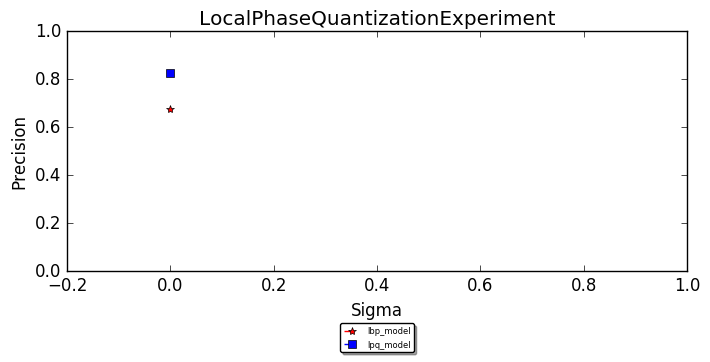

Write Python code to recreate this figure.
#!/usr/bin/env python
# -*- coding: utf-8 -*-

# Copyright (c) Philipp Wagner. All rights reserved.
# Licensed under the BSD license. See LICENSE file in the project root for full license information.

import numpy as np
from scipy import ndimage
import os
import sys

sys.path.append("../..")

# try to import the PIL Image
try:
    from PIL import Image
except ImportError:
    import Image

import matplotlib.pyplot as plt
import textwrap

import logging

from facerec.feature import SpatialHistogram
from facerec.distance import ChiSquareDistance
from facerec.classifier import NearestNeighbor
from facerec.model import PredictableModel
from facerec.lbp import LPQ, ExtendedLBP
from facerec.validation import SimpleValidation, precision
from facerec.util import shuffle_array

EXPERIMENT_NAME = "LocalPhaseQuantizationExperiment"

# ITER_MAX is the number of experimental runs, as described in the 
# original paper. For testing purposes, it was set to 1, but it
# should be set to a higher value to get at least a little confidence
# in the results.
ITER_MAX = 1

class FileNameFilter:
    """
    Base class used for filtering files.
    """
    def __init__(self, name):
        self._name = name

    def __call__(self, filename):
        return True
        
    def __repr__(self):
        return "FileNameFilter (name=%s)" % (self._name) 


class YaleBaseFilter(FileNameFilter):
    """
    This Filter filters files, based on their filetype ending (.pgm) and
    their azimuth and elevation. The higher the angle, the more shadows in
    the face. This is useful for experiments with illumination and 
    preprocessing. 
    
    """
    def __init__(self, min_azimuth, max_azimuth, min_elevation, max_elevation):
        FileNameFilter.__init__(self, "Filter YaleFDB Subset1")
        self._min_azimuth = min_azimuth
        self._max_azimuth = max_azimuth
        self._min_elevation = min_elevation
        self._max_elevation = max_elevation

    def __call__(self, filename):
        # We only want the PGM files:
        
        filetype = filename[-4:]
        if filetype != ".pgm":
            return False
        print filename
        # There are "Ambient" PGM files, ignore them:
        if "Ambient" in filename:
            return False
        
        #azimuth = abs(int(filename[12:16]))
        #elevation = abs(int(filename[17:20]))

        # Now filter based on angles:
        #if azimuth < self._min_azimuth or azimuth > self._max_azimuth:
          #  return False
        #if elevation < self._min_elevation or elevation > self._max_elevation:
         #   return False
            
        return True

    def __repr__(self):
        return "Yale FDB Filter (min_azimuth=%s, max_azimuth=%s, min_elevation=%s, max_elevation=%s)" % (min_azimuth, max_azimuth, min_elevation, max_elevation)


def read_images(path, fileNameFilter=FileNameFilter("None"), sz=None):
    """Reads the images in a given folder, resizes images on the fly if size is given.

    Args:
        path: Path to a folder with subfolders representing the subjects (persons).
        sz: A tuple with the size Resizes 

    Returns:
        A list [X,y]

            X: The images, which is a Python list of numpy arrays.
            y: The corresponding labels (the unique number of the subject, person) in a Python list.
    """
    c = 0
    X,y = [], []
    for dirname, dirnames, filenames in os.walk(path):
        for subdirname in dirnames:
            subject_path = os.path.join(dirname, subdirname)
            for filename in os.listdir(subject_path):
                if fileNameFilter(filename):
                    try:
                        im = Image.open(os.path.join(subject_path, filename))
                        im = im.convert("L")
                        # resize to given size (if given)
                        if (sz is not None):
                            im = im.resize(sz, Image.ANTIALIAS)
                        X.append(np.asarray(im, dtype=np.uint8))
                        y.append(c)
                    except IOError, (errno, strerror):
                        print "I/O error({0}): {1}".format(errno, strerror)
                    except:
                        print "Unexpected error:", sys.exc_info()[0]
                        raise         
            c = c+1
    return [X,y]
    
def apply_gaussian(X, sigma):
    """A simple function to apply a Gaussian Blur on each image in X.
    
    Args:
        X: A list of images.
        sigma: sigma to apply
        
    Returns:
        Y: The processed images
    """
    return np.array([ndimage.gaussian_filter(x, sigma) for x in X])


def results_to_list(validation_results):
    return [precision(result.true_positives,result.false_positives) for result in validation_results]
    
def partition_data(X, y):
    """
    Shuffles the input data and splits it into a new set of images. This resembles the experimental setup
    used in the paper on the Local Phase Quantization descriptor in:
    
        "Recognition of Blurred Faces Using Local Phase Quantization", Timo Ahonen, Esa Rahtu, Ville Ojansivu, Janne Heikkila

    What it does is to build a subset for each class, so it has 1 image for training and the rest for testing. 
    The original dataset is shuffled for each call, hence you always get a new partitioning.

    """
    Xs,ys = shuffle_array(X,y)
    # Maps index to class:
    mapping = {}
    for i in xrange(len(y)):
        yi = ys[i]
        try:
            mapping[yi].append(i)
        except KeyError:
            mapping[yi] = [i]
    # Get one image for each subject:
    Xtrain, ytrain = [], []
    Xtest, ytest = [], []
    # Finally build partition:
    for key, indices in mapping.iteritems():
        # Add images:
        Xtrain.extend([ Xs[i] for i in indices[:1] ])
        ytrain.extend([ ys[i] for i in indices[:1] ])
        Xtest.extend([ Xs[i] for i in indices[1:20]])
        ytest.extend([ ys[i] for i in indices[1:20]])
    # Return shuffled partitions:
    return Xtrain, ytrain, Xtest, ytest

class ModelWrapper:
    def __init__(model):
        self.model = model
        self.result = []

if __name__ == "__main__":
    # This is where we write the results to, if an output_dir is given
    # in command line:
    out_dir = None
    # You'll need at least a path to your image data, please see
    # the tutorial coming with this source code on how to prepare
    # your image data:
    if len(sys.argv) < 2:

        print "USAGE: lpq_experiment.py </path/to/images>"
        sys.exit()
    # Define filters for the Dataset:
    yale_subset_0_40 = YaleBaseFilter(0, 40, 0, 40)
    # Now read in the image data. Apply filters, scale to 128 x 128 pixel:
    [X,y] = read_images(sys.argv[1], yale_subset_0_40, sz=(64,64))
    # Set up a handler for logging:
    handler = logging.StreamHandler(sys.stdout)
    formatter = logging.Formatter('%(asctime)s - %(name)s - %(levelname)s - %(message)s')
    handler.setFormatter(formatter)
    # Add handler to facerec modules, so we see what's going on inside:
    logger = logging.getLogger("facerec")
    logger.addHandler(handler)
    logger.setLevel(logging.INFO)
    # The models we want to evaluate:
    model0 = PredictableModel(feature=SpatialHistogram(lbp_operator=ExtendedLBP()), classifier=NearestNeighbor(dist_metric=ChiSquareDistance(), k=1))
    model1 = PredictableModel(feature=SpatialHistogram(lbp_operator=LPQ()), classifier=NearestNeighbor(dist_metric=ChiSquareDistance(), k=1))
    # The sigmas we'll apply for each run:
    sigmas = [0]
    print 'The experiment will be run %s times!' % ITER_MAX
    # Initialize experiments (with empty results):
    experiments = {}
    experiments['lbp_model'] = { 'model': model0, 'results' : {}, 'color' : 'r', 'linestyle' : '--', 'marker' : '*'} 
    experiments['lpq_model'] = { 'model': model1, 'results' : {}, 'color' : 'b', 'linestyle' : '--', 'marker' : 's'}
    # Loop to acquire the results for each experiment:
    for sigma in sigmas:
        print "Setting sigma=%s" % sigma
        for key, value in experiments.iteritems():
            print 'Running experiment for model=%s' % key
            # Define the validators for the model:
            cv0 = SimpleValidation(value['model'])
            for iteration in xrange(ITER_MAX):
                print "Repeating experiment %s/%s." % (iteration + 1, ITER_MAX)
                # Split dataset according to the papers description:
                Xtrain, ytrain, Xtest, ytest = partition_data(X,y)
                # Apply a gaussian blur on the images:
                Xs = apply_gaussian(Xtest, sigma)
                # Run each validator with the given data:
                experiment_description = "%s (iteration=%s, sigma=%.2f)" % (EXPERIMENT_NAME, iteration, sigma)
                cv0.validate(Xtrain, ytrain, Xs, ytest, experiment_description)
            # Get overall results:
            true_positives = sum([validation_result.true_positives for validation_result in cv0.validation_results])
            false_positives = sum([validation_result.false_positives for validation_result in cv0.validation_results])
            # Calculate overall precision:
            prec = precision(true_positives,false_positives)
            # Store the result:
            print key
            experiments[key]['results'][sigma] = prec

    # Make a nice plot of this textual output:
    fig = plt.figure()
    # Holds the legend items:
    plot_legend = []
    # Add the Validation results:
    for experiment_name, experiment_definition in experiments.iteritems():
        print key, experiment_definition
        results = experiment_definition['results']
        (xvalues, yvalues) = zip(*[(k,v) for k,v in results.iteritems()])
        # Add to the legend:
        plot_legend.append(experiment_name)
        # Put the results into the plot:
        plot_color = experiment_definition['color']
        plot_linestyle = experiment_definition['linestyle']
        plot_marker = experiment_definition['marker']
        plt.plot(sigmas, yvalues, linestyle=plot_linestyle, marker=plot_marker, color=plot_color)
    # Put the legend below the plot (TODO):
    plt.legend(plot_legend, prop={'size':6}, numpoints=1, loc='upper center', bbox_to_anchor=(0.5, -0.2),  fancybox=True, shadow=True, ncol=1)
    # Scale y-axis between 0,1 to see the Precision:
    plt.ylim(0,1)
    plt.xlim(-0.2, max(sigmas) + 1)
    # Finally add the labels:
    plt.title(EXPERIMENT_NAME)
    plt.ylabel('Precision')
    plt.xlabel('Sigma')
    fig.subplots_adjust(bottom=0.5)
    # Save the gifure and we are out of here!
    plt.savefig("lpq_experiment.png", bbox_inches='tight',dpi=100)
